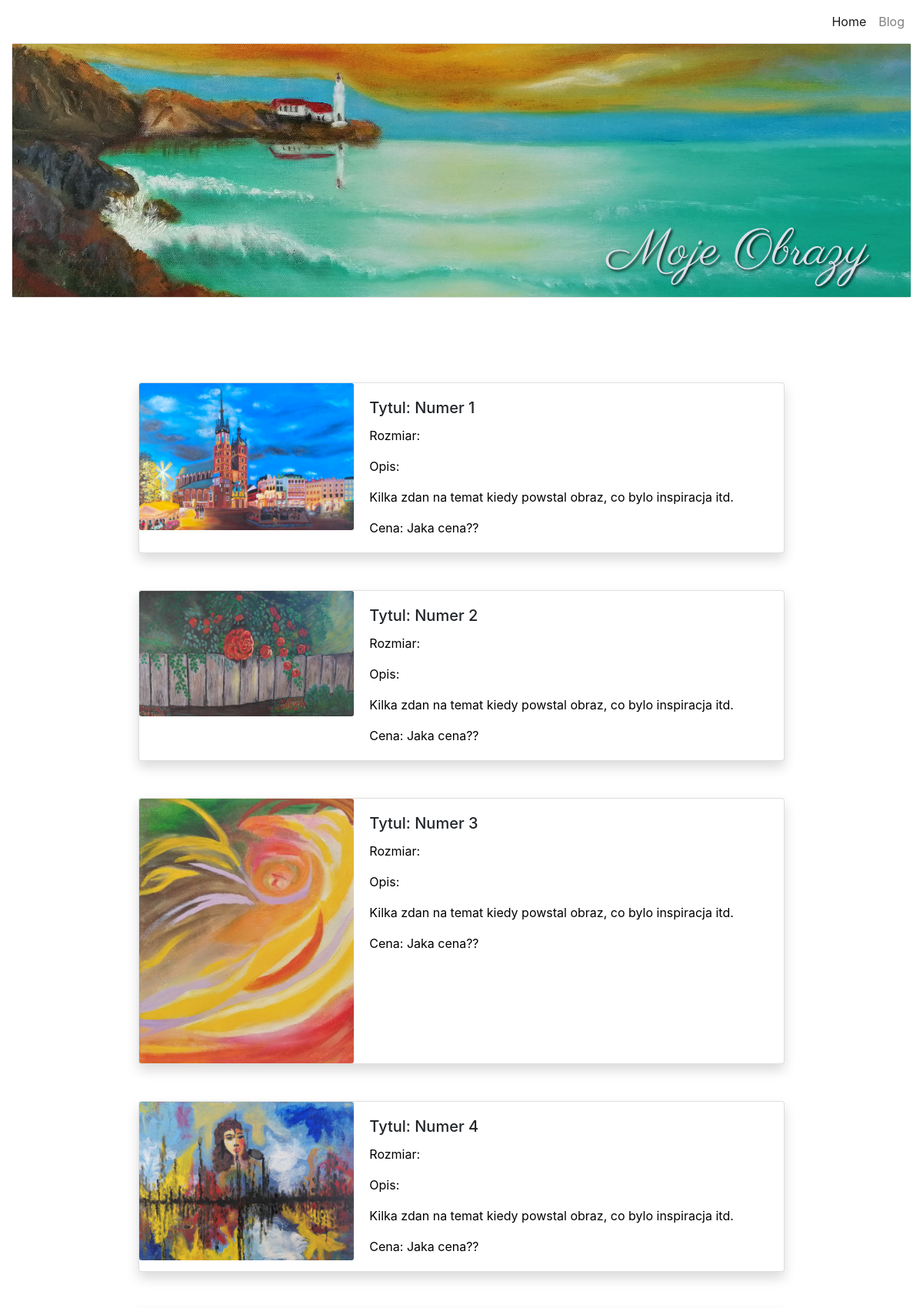
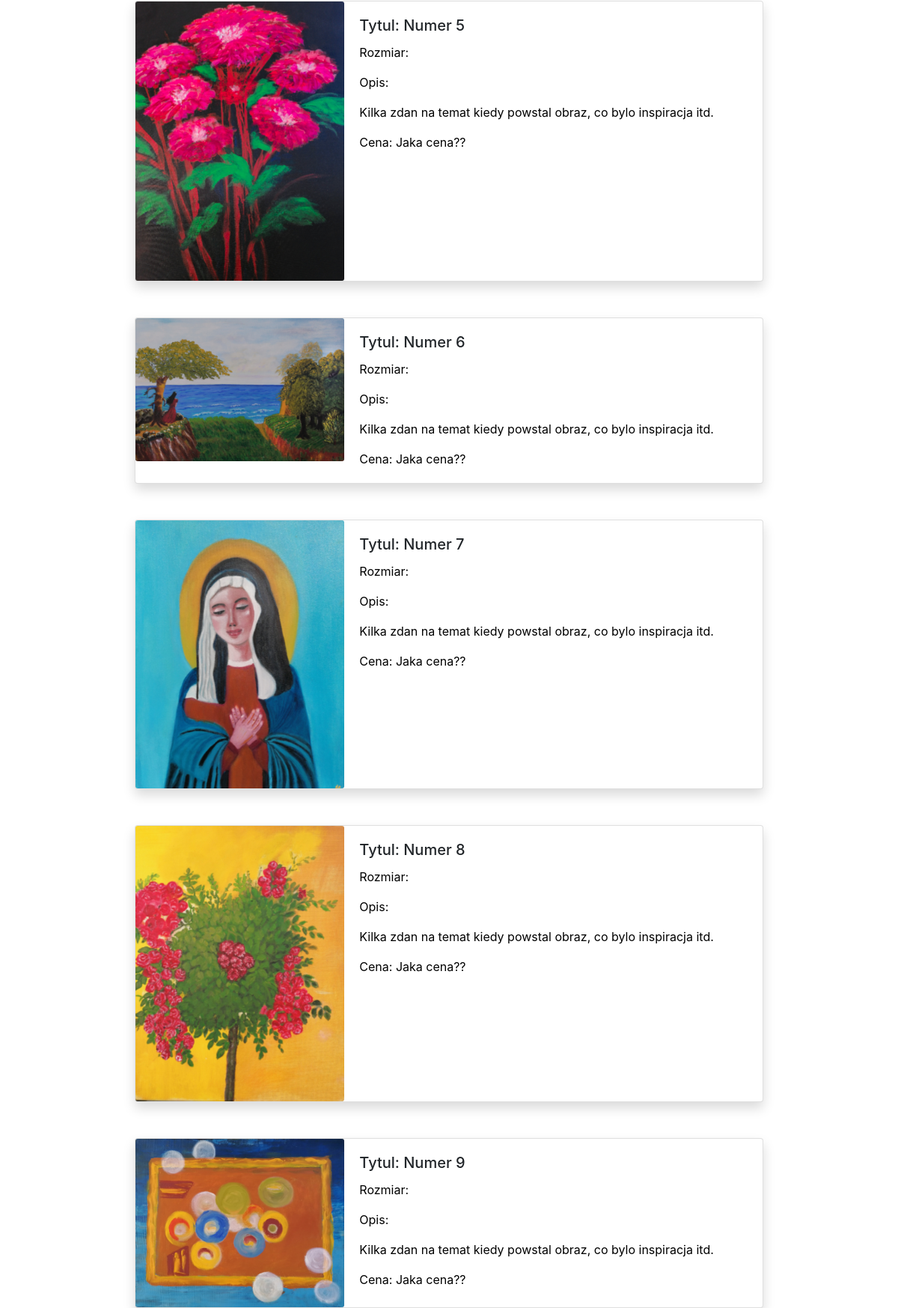
The page / (upper part) on the database its author committed (2 pictures, top to bottom).
### paintingShop/models.py (models this page shows, shortened)
class Painting(models.Model):
    title = models.CharField(max_length=200)
    price = models.CharField(max_length=200, default="Jaka cena??")
    size = models.CharField(max_length=200, blank=True)
    description = models.CharField(max_length=200, blank=True)
    image = models.ImageField(null=True, blank=True, upload_to='images/')

### paintingShop/views.py (the view)
# urls.py: 2. Add a URL to urlpatterns:  path('', views.home, name='home')
def home(request):
    paintings = Painting.objects.all()
    context = {
        'paintings': paintings
    }
    return render(request, 'index.html', context)

### paintingShop/templates/index.html
{% extends 'base_generic.html' %}
{% block content %}
<div class="cointainer" style="padding-top: 100px;">
</div>
<div class="container>">
    {% for painting in paintings %}
    <div class="card shadow p-6 mb-5" style="max-width: 840px;">
  <div class="row no-gutters">
    <div class="col-md-4">
      <img src="{{ painting.image.url }}" class="card-img" alt="...">
    </div>
    <div class="col-md-8">
      <div class="card-body">
        <h5 class="card-title">Tytul: {{ painting.title }}</h5>
        <p class="card-text">Rozmiar: {{ painting.size }}</p>
        <p class="card-text">Opis: {{ painting.description }}</p>
        <p class="card-text">Kilka zdan na temat kiedy powstal obraz, co bylo inspiracja itd.</p>
        <p class="card-text">Cena: {{painting.price }}</p>
      </div>
    </div>
  </div>
</div>
    {% endfor %}
  </div>
{% endblock %}

### paintingShop/templates/base_generic.html (shortened to what this page needs)
<!DOCTYPE html>
<html lang="en">
<head>
  <link rel="stylesheet" href="https://cdn.jsdelivr.net/npm/bootstrap@4.5.3/dist/css/bootstrap.min.css">
  {% load static %}
  <link rel="stylesheet" href="static/css/styles.css" type="text/css">
</head>
<body>
    <div class="contaier">
      <nav class="navbar navbar-expand-lg navbar-light">
        <div class="collapse navbar-collapse" id="navbarSupportedContent">
          <ul class="navbar-nav ml-auto">
            <li class="nav-item active">
              <a class="nav-link" href="#">Home <span class="sr-only">(current)</span></a>
            </li>
            <li class="nav-item">
              <a class="nav-link" href="#">Blog</a>
            </li>
          </ul>
        </div>
      </nav>
    </div>
    <div class="container-fluid">
      <div class="card">
        <div class="parent">
          <img class="image1" src="static/images/header_image.jpg" style="width:100%;" />
          <img class="image2" src="{% static 'images/mojeObrazy.svg' %}" alt="..." height="100" />
        </div>
      </div>
  {% block content %}{% endblock %}
</body>
</html>

### paintingShop/static/css/styles.css (style rules this page uses)
p { color: black; text-align: left; }
div { margin-top: 20; margin-right: 20; }
.parent { position: relative; top: 0; left: 0; }
.image1 { position: relative; top: 0; left: 0; border: 0 red solid; }
.image2 { position: absolute; bottom: 10px; right: 50px; border: 0 green solid; }
.card { margin: 0 auto; float: none; margin-bottom: 10px; }

### rows shown on the page
Painting: image (picture), title "Numer 1", price "Jaka cena??"
Painting: image (picture), title "Numer 2", price "Jaka cena??"
Painting: image (picture), title "Numer 3", price "Jaka cena??"
Painting: image (picture), title "Numer 4", price "Jaka cena??"
Painting: image (picture), title "Numer 5", price "Jaka cena??"
Painting: image (picture), title "Numer 6", price "Jaka cena??"
Painting: image (picture), title "Numer 7", price "Jaka cena??"
Painting: image (picture), title "Numer 8", price "Jaka cena??"
Painting: image (picture), title "Numer 9", price "Jaka cena??"
